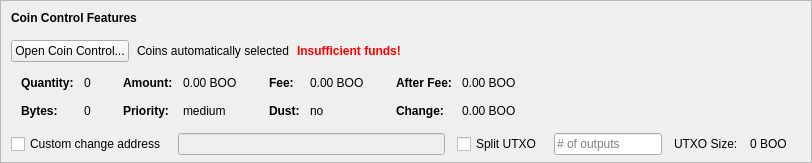
    <widget class="QFrame" name="frameCoinControl">
     <property name="sizePolicy">
      <sizepolicy hsizetype="Expanding" vsizetype="Expanding">
       <horstretch>0</horstretch>
       <verstretch>0</verstretch>
      </sizepolicy>
     </property>
     <property name="maximumSize">
      <size>
       <width>16777215</width>
       <height>16777215</height>
      </size>
     </property>
     <property name="frameShape">
      <enum>QFrame::StyledPanel</enum>
     </property>
     <property name="frameShadow">
      <enum>QFrame::Sunken</enum>
     </property>
     <layout class="QVBoxLayout" name="verticalLayoutCoinControl2">
      <property name="spacing">
       <number>0</number>
      </property>
      <property name="leftMargin">
       <number>0</number>
      </property>
      <property name="topMargin">
       <number>0</number>
      </property>
      <property name="rightMargin">
       <number>0</number>
      </property>
      <property name="bottomMargin">
       <number>6</number>
      </property>
      <item>
       <layout class="QVBoxLayout" name="verticalLayoutCoinControl" stretch="0,0,0,0,1">
        <property name="spacing">
         <number>0</number>
        </property>
        <property name="leftMargin">
         <number>10</number>
        </property>
        <property name="topMargin">
         <number>10</number>
        </property>
        <item>
         <layout class="QHBoxLayout" name="horizontalLayoutCoinControl1">
          <property name="bottomMargin">
           <number>15</number>
          </property>
          <item>
           <widget class="QLabel" name="labelCoinControlFeatures">
            <property name="sizePolicy">
             <sizepolicy hsizetype="Preferred" vsizetype="Maximum">
              <horstretch>0</horstretch>
              <verstretch>0</verstretch>
             </sizepolicy>
            </property>
            <property name="font">
             <font>
              <weight>75</weight>
              <bold>true</bold>
             </font>
            </property>
            <property name="styleSheet">
             <string notr="true">font-weight:bold;</string>
            </property>
            <property name="text">
             <string>Coin Control Features</string>
            </property>
           </widget>
          </item>
         </layout>
        </item>
        <item>
         <layout class="QHBoxLayout" name="horizontalLayoutCoinControl2" stretch="0,0,0,0">
          <property name="spacing">
           <number>8</number>
          </property>
          <property name="bottomMargin">
           <number>10</number>
          </property>
          <item>
           <widget class="QPushButton" name="pushButtonCoinControl">
            <property name="styleSheet">
             <string notr="true"/>
            </property>
            <property name="text">
             <string>Open Coin Control...</string>
            </property>
            <property name="autoDefault">
             <bool>false</bool>
            </property>
           </widget>
          </item>
          <item>
           <widget class="QLabel" name="labelCoinControlAutomaticallySelected">
            <property name="text">
             <string>Coins automatically selected</string>
            </property>
            <property name="margin">
             <number>5</number>
            </property>
           </widget>
          </item>
          <item>
           <widget class="QLabel" name="labelCoinControlInsuffFunds">
            <property name="font">
             <font>
              <weight>75</weight>
              <bold>true</bold>
             </font>
            </property>
            <property name="styleSheet">
             <string notr="true">color:red;font-weight:bold;</string>
            </property>
            <property name="text">
             <string>Insufficient funds!</string>
            </property>
            <property name="margin">
             <number>5</number>
            </property>
           </widget>
          </item>
          <item>
           <spacer name="horizontalSpacerCoinControl">
            <property name="orientation">
             <enum>Qt::Horizontal</enum>
            </property>
            <property name="sizeHint" stdset="0">
             <size>
              <width>40</width>
              <height>1</height>
             </size>
            </property>
           </spacer>
          </item>
         </layout>
        </item>
        <item>
         <widget class="QWidget" name="widgetCoinControl" native="true">
          <property name="sizePolicy">
           <sizepolicy hsizetype="Preferred" vsizetype="Preferred">
            <horstretch>0</horstretch>
            <verstretch>0</verstretch>
           </sizepolicy>
          </property>
          <property name="minimumSize">
           <size>
            <width>0</width>
            <height>0</height>
           </size>
          </property>
          <property name="styleSheet">
           <string notr="true"/>
          </property>
          <layout class="QHBoxLayout" name="horizontalLayoutCoinControl5">
           <property name="leftMargin">
            <number>0</number>
           </property>
           <property name="topMargin">
            <number>0</number>
           </property>
           <property name="rightMargin">
            <number>0</number>
           </property>
           <property name="bottomMargin">
            <number>0</number>
           </property>
           <item>
            <layout class="QHBoxLayout" name="horizontalLayoutCoinControl3" stretch="0,0,0,1">
             <property name="spacing">
              <number>20</number>
             </property>
             <property name="topMargin">
              <number>0</number>
             </property>
             <property name="bottomMargin">
              <number>10</number>
             </property>
             <item>
              <layout class="QFormLayout" name="formLayoutCoinControl1">
               <property name="horizontalSpacing">
                <number>10</number>
               </property>
               <property name="verticalSpacing">
                <number>14</number>
               </property>
               <property name="leftMargin">
                <number>10</number>
               </property>
               <property name="topMargin">
                <number>4</number>
               </property>
               <property name="rightMargin">
                <number>6</number>
               </property>
               <item row="0" column="0">
                <widget class="QLabel" name="labelCoinControlQuantityText">
                 <property name="font">
                  <font>
                   <weight>75</weight>
                   <bold>true</bold>
                  </font>
                 </property>
                 <property name="text">
                  <string>Quantity:</string>
                 </property>
                 <property name="margin">
                  <number>0</number>
                 </property>
                </widget>
               </item>
               <item row="0" column="1">
                <widget class="QLabel" name="labelCoinControlQuantity">
                 <property name="cursor">
                  <cursorShape>IBeamCursor</cursorShape>
                 </property>
                 <property name="contextMenuPolicy">
                  <enum>Qt::ActionsContextMenu</enum>
                 </property>
                 <property name="text">
                  <string notr="true">0</string>
                 </property>
                 <property name="margin">
                  <number>0</number>
                 </property>
                 <property name="textInteractionFlags">
                  <set>Qt::LinksAccessibleByMouse|Qt::TextSelectableByKeyboard|Qt::TextSelectableByMouse</set>
                 </property>
                </widget>
               </item>
               <item row="1" column="0">
                <widget class="QLabel" name="labelCoinControlBytesText">
                 <property name="font">
                  <font>
                   <weight>75</weight>
                   <bold>true</bold>
                  </font>
                 </property>
                 <property name="text">
                  <string>Bytes:</string>
                 </property>
                </widget>
               </item>
               <item row="1" column="1">
                <widget class="QLabel" name="labelCoinControlBytes">
                 <property name="cursor">
                  <cursorShape>IBeamCursor</cursorShape>
                 </property>
                 <property name="contextMenuPolicy">
                  <enum>Qt::ActionsContextMenu</enum>
                 </property>
                 <property name="text">
                  <string notr="true">0</string>
                 </property>
                 <property name="textInteractionFlags">
                  <set>Qt::LinksAccessibleByMouse|Qt::TextSelectableByKeyboard|Qt::TextSelectableByMouse</set>
                 </property>
                </widget>
               </item>
              </layout>
             </item>
             <item>
              <layout class="QFormLayout" name="formLayoutCoinControl2">
               <property name="horizontalSpacing">
                <number>10</number>
               </property>
               <property name="verticalSpacing">
                <number>14</number>
               </property>
               <property name="leftMargin">
                <number>6</number>
               </property>
               <property name="topMargin">
                <number>4</number>
               </property>
               <property name="rightMargin">
                <number>6</number>
               </property>
               <item row="0" column="0">
                <widget class="QLabel" name="labelCoinControlAmountText">
                 <property name="font">
                  <font>
                   <weight>75</weight>
                   <bold>true</bold>
                  </font>
                 </property>
                 <property name="text">
                  <string>Amount:</string>
                 </property>
                 <property name="margin">
                  <number>0</number>
                 </property>
                </widget>
               </item>
               <item row="0" column="1">
                <widget class="QLabel" name="labelCoinControlAmount">
                 <property name="cursor">
                  <cursorShape>IBeamCursor</cursorShape>
                 </property>
                 <property name="contextMenuPolicy">
                  <enum>Qt::ActionsContextMenu</enum>
                 </property>
                 <property name="text">
                  <string notr="true">0.00 BOO</string>
                 </property>
                 <property name="textInteractionFlags">
                  <set>Qt::LinksAccessibleByMouse|Qt::TextSelectableByKeyboard|Qt::TextSelectableByMouse</set>
                 </property>
                </widget>
               </item>
               <item row="1" column="0">
                <widget class="QLabel" name="labelCoinControlPriorityText">
                 <property name="font">
                  <font>
                   <weight>75</weight>
                   <bold>true</bold>
                  </font>
                 </property>
                 <property name="text">
                  <string>Priority:</string>
                 </property>
                </widget>
               </item>
               <item row="1" column="1">
                <widget class="QLabel" name="labelCoinControlPriority">
                 <property name="cursor">
                  <cursorShape>IBeamCursor</cursorShape>
                 </property>
                 <property name="contextMenuPolicy">
                  <enum>Qt::ActionsContextMenu</enum>
                 </property>
                 <property name="text">
                  <string>medium</string>
                 </property>
                 <property name="textInteractionFlags">
                  <set>Qt::LinksAccessibleByMouse|Qt::TextSelectableByKeyboard|Qt::TextSelectableByMouse</set>
                 </property>
                </widget>
               </item>
              </layout>
             </item>
             <item>
              <layout class="QFormLayout" name="formLayoutCoinControl3">
               <property name="horizontalSpacing">
                <number>10</number>
               </property>
               <property name="verticalSpacing">
                <number>14</number>
               </property>
               <property name="leftMargin">
                <number>6</number>
               </property>
               <property name="topMargin">
                <number>4</number>
               </property>
               <property name="rightMargin">
                <number>6</number>
               </property>
               <item row="0" column="0">
                <widget class="QLabel" name="labelCoinControlFeeText">
                 <property name="font">
                  <font>
                   <weight>75</weight>
                   <bold>true</bold>
                  </font>
                 </property>
                 <property name="text">
                  <string>Fee:</string>
                 </property>
                 <property name="margin">
                  <number>0</number>
                 </property>
                </widget>
               </item>
               <item row="0" column="1">
                <widget class="QLabel" name="labelCoinControlFee">
                 <property name="cursor">
                  <cursorShape>IBeamCursor</cursorShape>
                 </property>
                 <property name="contextMenuPolicy">
                  <enum>Qt::ActionsContextMenu</enum>
                 </property>
                 <property name="text">
                  <string notr="true">0.00 BOO</string>
                 </property>
                 <property name="textInteractionFlags">
                  <set>Qt::LinksAccessibleByMouse|Qt::TextSelectableByKeyboard|Qt::TextSelectableByMouse</set>
                 </property>
                </widget>
               </item>
               <item row="1" column="0">
                <widget class="QLabel" name="labelCoinControlLowOutputText">
                 <property name="font">
                  <font>
                   <weight>75</weight>
                   <bold>true</bold>
                  </font>
                 </property>
                 <property name="text">
                  <string>Dust:</string>
                 </property>
                </widget>
               </item>
               <item row="1" column="1">
                <widget class="QLabel" name="labelCoinControlLowOutput">
                 <property name="cursor">
                  <cursorShape>IBeamCursor</cursorShape>
                 </property>
                 <property name="contextMenuPolicy">
                  <enum>Qt::ActionsContextMenu</enum>
                 </property>
                 <property name="text">
                  <string>no</string>
                 </property>
                 <property name="textInteractionFlags">
                  <set>Qt::LinksAccessibleByMouse|Qt::TextSelectableByKeyboard|Qt::TextSelectableByMouse</set>
                 </property>
                </widget>
               </item>
              </layout>
             </item>
             <item>
              <layout class="QFormLayout" name="formLayoutCoinControl4">
               <property name="horizontalSpacing">
                <number>10</number>
               </property>
               <property name="verticalSpacing">
                <number>14</number>
               </property>
               <property name="leftMargin">
                <number>6</number>
               </property>
               <property name="topMargin">
                <number>4</number>
               </property>
               <property name="rightMargin">
                <number>6</number>
               </property>
               <item row="0" column="0">
                <widget class="QLabel" name="labelCoinControlAfterFeeText">
                 <property name="font">
                  <font>
                   <weight>75</weight>
                   <bold>true</bold>
                  </font>
                 </property>
                 <property name="text">
                  <string>After Fee:</string>
                 </property>
                 <property name="margin">
                  <number>0</number>
                 </property>
                </widget>
               </item>
               <item row="0" column="1">
                <widget class="QLabel" name="labelCoinControlAfterFee">
                 <property name="cursor">
                  <cursorShape>IBeamCursor</cursorShape>
                 </property>
                 <property name="contextMenuPolicy">
                  <enum>Qt::ActionsContextMenu</enum>
                 </property>
                 <property name="text">
                  <string notr="true">0.00 BOO</string>
                 </property>
                 <property name="textInteractionFlags">
                  <set>Qt::LinksAccessibleByMouse|Qt::TextSelectableByKeyboard|Qt::TextSelectableByMouse</set>
                 </property>
                </widget>
               </item>
               <item row="1" column="0">
                <widget class="QLabel" name="labelCoinControlChangeText">
                 <property name="font">
                  <font>
                   <weight>75</weight>
                   <bold>true</bold>
                  </font>
                 </property>
                 <property name="text">
                  <string>Change:</string>
                 </property>
                </widget>
               </item>
               <item row="1" column="1">
                <widget class="QLabel" name="labelCoinControlChange">
                 <property name="cursor">
                  <cursorShape>IBeamCursor</cursorShape>
                 </property>
                 <property name="contextMenuPolicy">
                  <enum>Qt::ActionsContextMenu</enum>
                 </property>
                 <property name="text">
                  <string notr="true">0.00 BOO</string>
                 </property>
                 <property name="textInteractionFlags">
                  <set>Qt::LinksAccessibleByMouse|Qt::TextSelectableByKeyboard|Qt::TextSelectableByMouse</set>
                 </property>
                </widget>
               </item>
              </layout>
             </item>
            </layout>
           </item>
          </layout>
         </widget>
        </item>
        <item>
         <layout class="QHBoxLayout" name="horizontalLayoutCoinControl4" stretch="0,0,0,0,0,0,0">
          <property name="spacing">
           <number>12</number>
          </property>
          <property name="sizeConstraint">
           <enum>QLayout::SetDefaultConstraint</enum>
          </property>
          <property name="topMargin">
           <number>5</number>
          </property>
          <property name="rightMargin">
           <number>5</number>
          </property>
          <item>
           <widget class="QCheckBox" name="checkBoxCoinControlChange">
            <property name="toolTip">
             <string>If this is activated, but the change address is empty or invalid, change will be sent to a newly generated address.</string>
            </property>
            <property name="text">
             <string>Custom change address</string>
            </property>
           </widget>
          </item>
          <item>
           <widget class="QValidatedLineEdit" name="lineEditCoinControlChange">
            <property name="enabled">
             <bool>false</bool>
            </property>
            <property name="sizePolicy">
             <sizepolicy hsizetype="Expanding" vsizetype="Fixed">
              <horstretch>0</horstretch>
              <verstretch>0</verstretch>
             </sizepolicy>
            </property>
           </widget>
          </item>
          <item>
           <widget class="QCheckBox" name="splitBlockCheckBox">
            <property name="text">
             <string>Split UTXO</string>
            </property>
           </widget>
          </item>
          <item>
           <widget class="QLineEdit" name="splitBlockLineEdit">
            <property name="sizePolicy">
             <sizepolicy hsizetype="Fixed" vsizetype="Fixed">
              <horstretch>50</horstretch>
              <verstretch>0</verstretch>
             </sizepolicy>
            </property>
            <property name="placeholderText">
             <string># of outputs</string>
            </property>
           </widget>
          </item>
          <item>
           <widget class="QLabel" name="labelBlockSizeText">
            <property name="text">
             <string>UTXO Size:</string>
            </property>
           </widget>
          </item>
          <item>
           <widget class="QLabel" name="labelBlockSize">
            <property name="text">
             <string>0 BOO</string>
            </property>
           </widget>
          </item>
          <item>
           <widget class="QLabel" name="labelCoinControlChangeLabel">
            <property name="sizePolicy">
             <sizepolicy hsizetype="Preferred" vsizetype="Expanding">
              <horstretch>0</horstretch>
              <verstretch>0</verstretch>
             </sizepolicy>
            </property>
            <property name="minimumSize">
             <size>
              <width>0</width>
              <height>0</height>
             </size>
            </property>
            <property name="text">
             <string/>
            </property>
            <property name="margin">
             <number>3</number>
            </property>
           </widget>
          </item>
         </layout>
        </item>
        <item>
         <spacer name="verticalSpacerCoinControl">
          <property name="orientation">
           <enum>Qt::Vertical</enum>
          </property>
          <property name="sizeHint" stdset="0">
           <size>
            <width>800</width>
            <height>1</height>
           </size>
          </property>
         </spacer>
        </item>
       </layout>
      </item>
     </layout>
    </widget>
